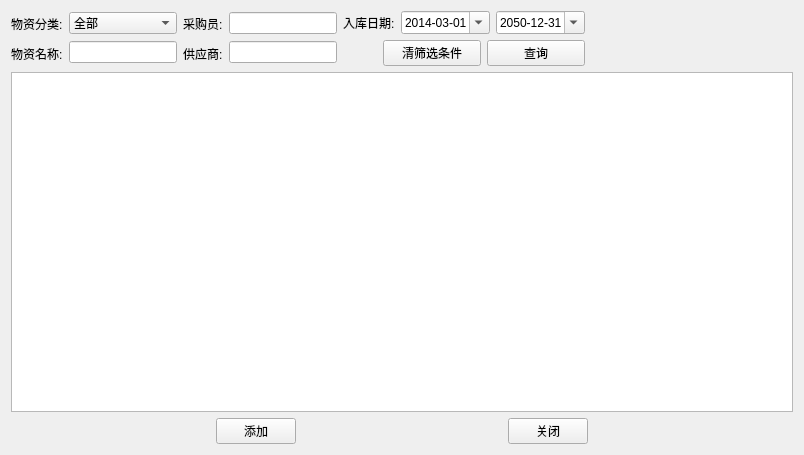
<?xml version="1.0" encoding="UTF-8"?>
<ui version="4.0">
 <class>CheckIn</class>
 <widget class="QWidget" name="CheckIn">
  <property name="geometry">
   <rect>
    <x>0</x>
    <y>0</y>
    <width>804</width>
    <height>455</height>
   </rect>
  </property>
  <property name="windowTitle">
   <string>Form</string>
  </property>
  <layout class="QGridLayout" name="gridLayout">
   <item row="0" column="0">
    <layout class="QVBoxLayout" name="verticalLayout_6">
     <item>
      <layout class="QHBoxLayout" name="horizontalLayout_3">
       <item>
        <layout class="QVBoxLayout" name="verticalLayout">
         <item>
          <widget class="QLabel" name="label">
           <property name="text">
            <string>物资分类:</string>
           </property>
          </widget>
         </item>
         <item>
          <widget class="QLabel" name="label_2">
           <property name="text">
            <string>物资名称:</string>
           </property>
          </widget>
         </item>
        </layout>
       </item>
       <item>
        <layout class="QVBoxLayout" name="verticalLayout_2">
         <item>
          <widget class="QComboBox" name="comboBox_type">
           <item>
            <property name="text">
             <string>全部</string>
            </property>
           </item>
          </widget>
         </item>
         <item>
          <widget class="QLineEdit" name="lineEdit_name">
           <property name="sizePolicy">
            <sizepolicy hsizetype="Preferred" vsizetype="Fixed">
             <horstretch>0</horstretch>
             <verstretch>0</verstretch>
            </sizepolicy>
           </property>
          </widget>
         </item>
        </layout>
       </item>
       <item>
        <layout class="QVBoxLayout" name="verticalLayout_3">
         <item>
          <widget class="QLabel" name="label_4">
           <property name="text">
            <string>采购员:</string>
           </property>
          </widget>
         </item>
         <item>
          <widget class="QLabel" name="label_5">
           <property name="text">
            <string>供应商:</string>
           </property>
          </widget>
         </item>
        </layout>
       </item>
       <item>
        <layout class="QVBoxLayout" name="verticalLayout_4">
         <item>
          <widget class="QLineEdit" name="lineEdit_buyer">
           <property name="sizePolicy">
            <sizepolicy hsizetype="Preferred" vsizetype="Fixed">
             <horstretch>0</horstretch>
             <verstretch>0</verstretch>
            </sizepolicy>
           </property>
          </widget>
         </item>
         <item>
          <widget class="QLineEdit" name="lineEdit_provider">
           <property name="sizePolicy">
            <sizepolicy hsizetype="Preferred" vsizetype="Fixed">
             <horstretch>0</horstretch>
             <verstretch>0</verstretch>
            </sizepolicy>
           </property>
          </widget>
         </item>
        </layout>
       </item>
       <item>
        <layout class="QVBoxLayout" name="verticalLayout_5">
         <item>
          <layout class="QHBoxLayout" name="horizontalLayout">
           <item>
            <widget class="QLabel" name="label_3">
             <property name="text">
              <string>入库日期:</string>
             </property>
            </widget>
           </item>
           <item>
            <widget class="QDateEdit" name="dateEdit_start">
             <property name="date">
              <date>
               <year>2014</year>
               <month>3</month>
               <day>1</day>
              </date>
             </property>
             <property name="maximumDate">
              <date>
               <year>2050</year>
               <month>12</month>
               <day>31</day>
              </date>
             </property>
             <property name="minimumDate">
              <date>
               <year>2014</year>
               <month>3</month>
               <day>1</day>
              </date>
             </property>
             <property name="displayFormat">
              <string>yyyy-MM-dd</string>
             </property>
             <property name="calendarPopup">
              <bool>true</bool>
             </property>
            </widget>
           </item>
           <item>
            <widget class="QDateEdit" name="dateEdit_end">
             <property name="date">
              <date>
               <year>2050</year>
               <month>12</month>
               <day>31</day>
              </date>
             </property>
             <property name="maximumDate">
              <date>
               <year>2050</year>
               <month>12</month>
               <day>31</day>
              </date>
             </property>
             <property name="minimumDate">
              <date>
               <year>2014</year>
               <month>3</month>
               <day>1</day>
              </date>
             </property>
             <property name="displayFormat">
              <string>yyyy-MM-dd</string>
             </property>
             <property name="calendarPopup">
              <bool>true</bool>
             </property>
            </widget>
           </item>
          </layout>
         </item>
         <item>
          <layout class="QHBoxLayout" name="horizontalLayout_2">
           <item>
            <spacer name="horizontalSpacer">
             <property name="orientation">
              <enum>Qt::Horizontal</enum>
             </property>
             <property name="sizeType">
              <enum>QSizePolicy::Preferred</enum>
             </property>
             <property name="sizeHint" stdset="0">
              <size>
               <width>40</width>
               <height>20</height>
              </size>
             </property>
            </spacer>
           </item>
           <item>
            <widget class="QPushButton" name="btn_clear">
             <property name="text">
              <string>清筛选条件</string>
             </property>
            </widget>
           </item>
           <item>
            <widget class="QPushButton" name="btn_search">
             <property name="text">
              <string>查询</string>
             </property>
            </widget>
           </item>
          </layout>
         </item>
        </layout>
       </item>
       <item>
        <spacer name="horizontalSpacer_2">
         <property name="orientation">
          <enum>Qt::Horizontal</enum>
         </property>
         <property name="sizeHint" stdset="0">
          <size>
           <width>40</width>
           <height>20</height>
          </size>
         </property>
        </spacer>
       </item>
      </layout>
     </item>
     <item>
      <widget class="QTableView" name="tableView"/>
     </item>
     <item>
      <layout class="QHBoxLayout" name="horizontalLayout_4">
       <item>
        <spacer name="horizontalSpacer_3">
         <property name="orientation">
          <enum>Qt::Horizontal</enum>
         </property>
         <property name="sizeHint" stdset="0">
          <size>
           <width>40</width>
           <height>20</height>
          </size>
         </property>
        </spacer>
       </item>
       <item>
        <widget class="QPushButton" name="btn_add">
         <property name="text">
          <string>添加</string>
         </property>
        </widget>
       </item>
       <item>
        <spacer name="horizontalSpacer_6">
         <property name="orientation">
          <enum>Qt::Horizontal</enum>
         </property>
         <property name="sizeHint" stdset="0">
          <size>
           <width>40</width>
           <height>20</height>
          </size>
         </property>
        </spacer>
       </item>
       <item>
        <widget class="QPushButton" name="btn_close">
         <property name="text">
          <string>关闭</string>
         </property>
        </widget>
       </item>
       <item>
        <spacer name="horizontalSpacer_7">
         <property name="orientation">
          <enum>Qt::Horizontal</enum>
         </property>
         <property name="sizeHint" stdset="0">
          <size>
           <width>40</width>
           <height>20</height>
          </size>
         </property>
        </spacer>
       </item>
      </layout>
     </item>
    </layout>
   </item>
  </layout>
 </widget>
 <resources/>
 <connections/>
</ui>
